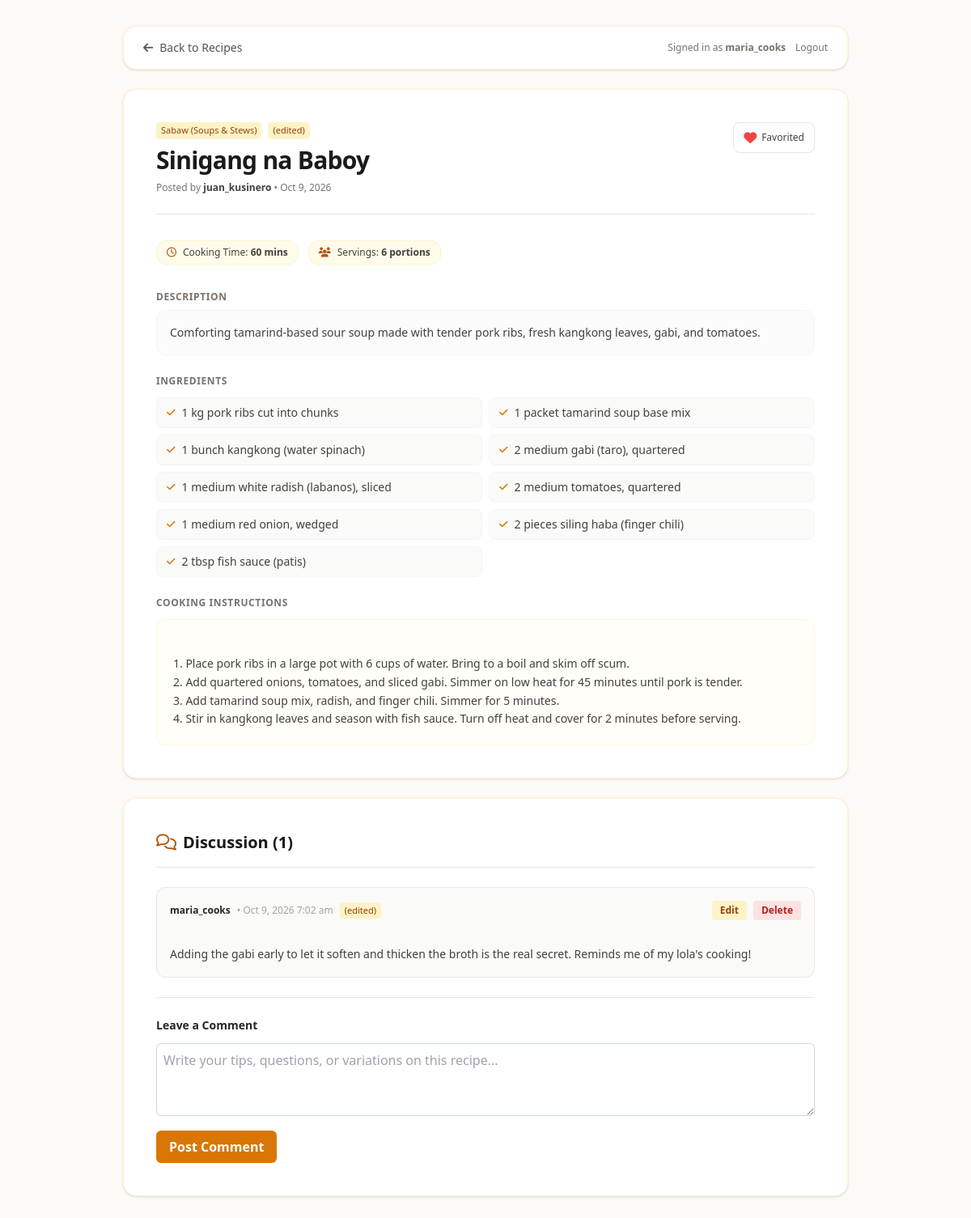
Page /recipes/view.php?id=2 (signed in) on the committed database.
### tables this page shows
CREATE TABLE `recipes` (
  `id` int(11) NOT NULL AUTO_INCREMENT,
  `user_id` int(11) NOT NULL,
  `category_id` int(11) NOT NULL,
  `title` varchar(150) NOT NULL,
  `description` varchar(300) NOT NULL,
  `instructions` text NOT NULL,
  `cooking_time_mins` int(11) DEFAULT 30,
  `servings` int(11) DEFAULT 4,
  `is_edited` tinyint(1) DEFAULT 0,
  `created_at` timestamp NOT NULL DEFAULT current_timestamp(),
  `updated_at` timestamp NOT NULL DEFAULT current_timestamp() ON UPDATE current_timestamp(),
  PRIMARY KEY (`id`),
  KEY `fk_recipes_user` (`user_id`),
  KEY `fk_recipes_category` (`category_id`),
  CONSTRAINT `fk_recipes_category` FOREIGN KEY (`category_id`) REFERENCES `categories` (`id`),
  CONSTRAINT `fk_recipes_user` FOREIGN KEY (`user_id`) REFERENCES `users` (`id`) ON DELETE CASCADE
);

CREATE TABLE `categories` (
  `id` int(11) NOT NULL AUTO_INCREMENT,
  `name` varchar(50) NOT NULL,
  `description` varchar(255) DEFAULT NULL,
  PRIMARY KEY (`id`),
  UNIQUE KEY `name` (`name`)
);

CREATE TABLE `users` (
  `id` int(11) NOT NULL AUTO_INCREMENT,
  `username` varchar(50) NOT NULL,
  `email` varchar(100) NOT NULL,
  `password` varchar(255) NOT NULL,
  `created_at` timestamp NOT NULL DEFAULT current_timestamp(),
  PRIMARY KEY (`id`),
  UNIQUE KEY `username` (`username`),
  UNIQUE KEY `email` (`email`)
);

CREATE TABLE `ingredients` (
  `id` int(11) NOT NULL AUTO_INCREMENT,
  `recipe_id` int(11) NOT NULL,
  `item` varchar(150) NOT NULL,
  PRIMARY KEY (`id`),
  KEY `fk_ingredients_recipe` (`recipe_id`),
  CONSTRAINT `fk_ingredients_recipe` FOREIGN KEY (`recipe_id`) REFERENCES `recipes` (`id`) ON DELETE CASCADE
);

CREATE TABLE `comments` (
  `id` int(11) NOT NULL AUTO_INCREMENT,
  `recipe_id` int(11) NOT NULL,
  `user_id` int(11) NOT NULL,
  `content` text NOT NULL,
  `is_edited` tinyint(1) DEFAULT 0,
  `created_at` timestamp NOT NULL DEFAULT current_timestamp(),
  `updated_at` timestamp NOT NULL DEFAULT current_timestamp() ON UPDATE current_timestamp(),
  PRIMARY KEY (`id`),
  KEY `fk_comments_recipe` (`recipe_id`),
  KEY `fk_comments_user` (`user_id`),
  CONSTRAINT `fk_comments_recipe` FOREIGN KEY (`recipe_id`) REFERENCES `recipes` (`id`) ON DELETE CASCADE,
  CONSTRAINT `fk_comments_user` FOREIGN KEY (`user_id`) REFERENCES `users` (`id`) ON DELETE CASCADE
);

### classes/Recipe.php (called while the page is built, shortened)
<?php
class Recipe {
    private PDO $pdo;
    public function __construct(?PDO $pdo = null) {
        if ($pdo !== null) {
            $this->pdo = $pdo;
        } else {
            require_once __DIR__ . '/../config/db.php';
            $this->pdo = $GLOBALS['pdo'] ?? ($pdo ?? null);
        }
    }
    public function getById(int $id): ?array {
        $sql = "SELECT r.*, u.username, c.name AS category_name
                FROM recipes r
                JOIN users u ON r.user_id = u.id
                JOIN categories c ON r.category_id = c.id
                WHERE r.id = ?";
        $stmt = $this->pdo->prepare($sql);
        $stmt->execute([$id]);
        $recipe = $stmt->fetch();
        return $recipe ?: null;
    }
    public function getIngredients(int $recipeId): array {
        $stmt = $this->pdo->prepare("SELECT * FROM ingredients WHERE recipe_id = ? ORDER BY id ASC");
        $stmt->execute([$recipeId]);
        return $stmt->fetchAll();
    }
}

### classes/Favorite.php (called while the page is built, shortened)
<?php
class Favorite {
    private PDO $pdo;
    public function __construct(?PDO $pdo = null) {
        if ($pdo !== null) {
            $this->pdo = $pdo;
        } else {
            require_once __DIR__ . '/../config/db.php';
            $this->pdo = $GLOBALS['pdo'] ?? ($pdo ?? null);
        }
    }
    public function isFavorited(int $userId, int $recipeId): bool {
        $stmt = $this->pdo->prepare("SELECT id FROM favorites WHERE user_id = ? AND recipe_id = ?");
        $stmt->execute([$userId, $recipeId]);
        return (bool)$stmt->fetch();
    }
}

### classes/Comment.php (called while the page is built, shortened)
<?php
class Comment {
    private PDO $pdo;
    public function __construct(?PDO $pdo = null) {
        if ($pdo !== null) {
            $this->pdo = $pdo;
        } else {
            require_once __DIR__ . '/../config/db.php';
            $this->pdo = $GLOBALS['pdo'] ?? ($pdo ?? null);
        }
    }
    public function getByRecipe(int $recipeId): array {
        $sql = "SELECT c.*, u.username
                FROM comments c
                JOIN users u ON c.user_id = u.id
                WHERE c.recipe_id = ?
                ORDER BY c.created_at ASC";
        $stmt = $this->pdo->prepare($sql);
        $stmt->execute([$recipeId]);
        return $stmt->fetchAll();
    }
}

### recipes/view.php (the view, shortened to what this page needs)
<?php
require_once __DIR__ . '/../classes/Recipe.php';
require_once __DIR__ . '/../classes/Favorite.php';
require_once __DIR__ . '/../classes/Comment.php';
$recipeId = isset($_GET['id']) ? (int)$_GET['id'] : 0;
$recipeModel = new Recipe();
$recipe = $recipeModel->getById($recipeId);
$userId = (int)$_SESSION['user_id'];
$ingredients   = $recipeModel->getIngredients($recipeId);
$favoriteModel = new Favorite();
$isFavorited   = $favoriteModel->isFavorited($userId, $recipeId);
$commentModel  = new Comment();
$comments      = $commentModel->getByRecipe($recipeId);
?>
<!DOCTYPE html>
<html lang="en">
<head>
    <script src="https://cdn.tailwindcss.com"></script>
    <link rel="stylesheet" href="../assets/css/tailwind.min.css">
    <link rel="stylesheet" href="../assets/fontawesome/css/all.min.css">
</head>
<body class="bg-[#fcf9f6] min-h-screen text-stone-800 antialiased p-4 sm:p-8">
    <div class="max-w-4xl mx-auto space-y-6">
        <div class="flex items-center justify-between bg-white px-6 py-4 rounded-2xl shadow-sm border border-amber-100">
            <a href="../index.php" class="inline-flex items-center gap-2 text-sm text-stone-600 hover:text-amber-800 font-medium transition">
                <i class="fa-solid fa-arrow-left"></i>
                <span>Back to Recipes</span>
            </a>
            <div class="flex items-center gap-3">
                <span class="text-xs text-stone-500 hidden sm:inline">Signed in as <strong><?= htmlspecialchars($_SESSION['username'] ?? '') ?></strong></span>
                <a href="../auth/logout.php" class="text-xs text-stone-500 hover:text-red-600">Logout</a>
            </div>
        </div>
        <article class="bg-white p-6 sm:p-10 rounded-2xl shadow-sm border border-amber-100 space-y-6">
            <div class="flex flex-col sm:flex-row sm:items-start justify-between gap-4 pb-6 border-b border-stone-200">
                <div class="space-y-2">
                    <div class="flex flex-wrap items-center gap-2">
                        <span style="background-color: #fef3c7; color: #92400e; font-size: 11px; padding: 2px 6px; border-radius: 4px;">
                            <?= htmlspecialchars($recipe['category_name']) ?>
                        </span>
                        <?php if ((int)$recipe['is_edited'] === 1): ?>
                            <span style="background-color: #fef3c7; color: #92400e; font-size: 11px; padding: 2px 6px; border-radius: 4px;">
                                (edited)
                            </span>
                        <?php endif; ?>
                    </div>
                    <h1 class="text-3xl font-extrabold text-stone-900 tracking-tight">
                        <?= htmlspecialchars($recipe['title']) ?>
                    </h1>
                    <p class="text-xs text-stone-500">
                        Posted by <strong class="text-stone-700"><?= htmlspecialchars($recipe['username']) ?></strong>
                        &bull; <?= htmlspecialchars(date('M j, Y', strtotime($recipe['created_at']))) ?>
                    </p>
                </div>
                <div class="flex items-center gap-2 shrink-0">
                    <button type="button"
                            class="fav-btn flex items-center gap-1.5 px-3 py-1.5 rounded-lg border border-stone-200 hover:bg-stone-50 transition cursor-pointer"
                            data-recipe-id="<?= htmlspecialchars((string)$recipe['id']) ?>"
                            title="Toggle Favorite">
                        <i class="<?= $isFavorited ? 'fa-solid text-red-500' : 'fa-regular text-stone-400' ?> fa-heart text-base"
                           style="color: <?= $isFavorited ? '#ef4444' : '#94a3b8' ?>;"></i>
                        <span class="fav-text text-xs font-medium text-stone-700">
                            <?= $isFavorited ? 'Favorited' : 'Favorite' ?>
                        </span>
                    </button>
                </div>
            </div>
            <div class="flex flex-wrap gap-3 py-2">
                <div class="flex items-center gap-2 px-3 py-1.5 rounded-xl bg-amber-50 border border-amber-100 text-stone-700 text-xs">
                    <i class="fa-regular fa-clock text-amber-700"></i>
                    <span>Cooking Time: <strong><?= htmlspecialchars((string)$recipe['cooking_time_mins']) ?> mins</strong></span>
                </div>
                <div class="flex items-center gap-2 px-3 py-1.5 rounded-xl bg-amber-50 border border-amber-100 text-stone-700 text-xs">
                    <i class="fa-solid fa-users text-amber-700"></i>
                    <span>Servings: <strong><?= htmlspecialchars((string)$recipe['servings']) ?> portions</strong></span>
                </div>
            </div>
            <div>
                <h2 class="text-xs font-bold uppercase tracking-wider text-stone-500 mb-2">Description</h2>
                <p class="text-stone-700 leading-relaxed text-sm bg-stone-50/70 p-4 rounded-xl border border-stone-100">
                    <?= nl2br(htmlspecialchars($recipe['description'])) ?>
                </p>
            </div>
            <div>
                <h2 class="text-xs font-bold uppercase tracking-wider text-stone-500 mb-3">Ingredients</h2>
                <?php if (empty($ingredients)): ?>
                    <p class="text-sm text-stone-400 italic">No ingredients listed.</p>
                <?php else: ?>
                    <ul class="grid grid-cols-1 sm:grid-cols-2 gap-2 text-sm text-stone-700">
                        <?php foreach ($ingredients as $ing): ?>
                            <li class="flex items-center gap-2 bg-stone-50 px-3 py-2 rounded-lg border border-stone-100">
                                <i class="fa-solid fa-check text-xs text-amber-600"></i>
                                <span><?= htmlspecialchars($ing['item']) ?></span>
                            </li>
                        <?php endforeach; ?>
                    </ul>
                <?php endif; ?>
            </div>
            <div>
                <h2 class="text-xs font-bold uppercase tracking-wider text-stone-500 mb-3">Cooking Instructions</h2>
                <div class="prose max-w-none text-stone-700 text-sm leading-relaxed whitespace-pre-line bg-amber-50/30 p-5 rounded-xl border border-amber-100/60 font-sans">
                    <?= htmlspecialchars($recipe['instructions']) ?>
                </div>
            </div>
        </article>
        <section class="bg-white p-6 sm:p-10 rounded-2xl shadow-sm border border-amber-100 space-y-6">
            <div class="flex items-center justify-between pb-4 border-b border-stone-200">
                <h2 class="text-xl font-bold text-stone-900 flex items-center gap-2">
                    <i class="fa-regular fa-comments text-amber-700"></i>
                    <span>Discussion (<?= count($comments) ?>)</span>
                </h2>
            </div>
            <div class="space-y-4">
                <?php if (empty($comments)): ?>
                    <p class="text-sm text-stone-400 italic py-2">No comments yet. Be the first to share your thoughts!</p>
                <?php else: ?>
                    <?php foreach ($comments as $com): ?>
                        <?php $isCommentAuthor = ((int)$com['user_id'] === $userId); ?>
                        <div class="p-4 rounded-xl bg-stone-50 border border-stone-200/80 space-y-2">
                            <div class="flex items-center justify-between text-xs">
                                <div class="flex items-center gap-2">
                                    <strong class="text-stone-800"><?= htmlspecialchars($com['username']) ?></strong>
                                    <span class="text-stone-400">&bull; <?= htmlspecialchars(date('M j, Y g:i a', strtotime($com['created_at']))) ?></span>
                                    <?php if ((int)$com['is_edited'] === 1): ?>
                                        <span style="background-color: #fef3c7; color: #92400e; font-size: 11px; padding: 2px 6px; border-radius: 4px;">
                                            (edited)
                                        </span>
                                    <?php endif; ?>
                                </div>
                                <?php if ($isCommentAuthor): ?>
                                    <div class="flex items-center gap-2">
                                        <button type="button"
                                                onclick="toggleCommentEdit(<?= htmlspecialchars((string)$com['id']) ?>)"
                                                style="background-color: #fef3c7; color: #92400e; padding: 4px 10px; border-radius: 4px; font-weight: 600; text-decoration: none; border: none; cursor: pointer;">
                                            Edit
                                        </button>
                                        <form method="POST" action="../comments/delete.php" class="inline" onsubmit="return confirm('Delete this comment?');">
                                            <button type="submit" style="background-color: #fee2e2; color: #b91c1c; padding: 4px 10px; border-radius: 4px; font-weight: 600; border: none; cursor: pointer;">
                                                Delete
                                            </button>
                                        </form>
                                    </div>
                                <?php endif; ?>
                            </div>
                            <p id="comment-text-<?= htmlspecialchars((string)$com['id']) ?>" class="text-sm text-stone-700 whitespace-pre-line leading-relaxed">
                                <?= htmlspecialchars($com['content']) ?>
                            </p>
                        </div>
                    <?php endforeach; ?>
                <?php endif; ?>
            </div>
            <div class="pt-6 border-t border-stone-200">
                <h3 class="text-sm font-bold text-stone-800 mb-3">Leave a Comment</h3>
                <form method="POST" action="../comments/create.php" class="space-y-3">
                    <div>
                        <textarea name="content" rows="3" required placeholder="Write your tips, questions, or variations on this recipe..." style="border: 1px solid #cbd5e1; background-color: #ffffff; color: #1e293b; padding: 8px; border-radius: 6px; width: 100%;"></textarea>
                    </div>
                    <button type="submit" style="background-color: #d97706; color: #ffffff; padding: 8px 16px; border-radius: 6px; font-weight: bold; text-decoration: none; border: none; cursor: pointer;">
                        Post Comment
                    </button>
                </form>
            </div>
        </section>
    </div>
</body>
</html>

### rows in the picture
recipes: category.name "Sabaw (Soups & Stews)", title "Sinigang na Baboy", user.username "juan_kusinero", created_at "Oct 9, 2026", cooking_time_mins "60", servings "6", description "Comforting tamarind-based sour soup made with tender pork ribs, fresh kangkong leaves, gabi, and tomatoes.", instructions "1. Place pork ribs in a large pot with 6 cups of water. Bring to a boil and skim off scum. 2. Add quartered onions, tomatoes, and sliced gabi. Simmer on low heat for 45 minutes until pork is tender. 3. Add tamarind soup mix, radish, and finger chili. Simmer for 5 minutes. 4. Stir in kangkong leaves and season with fish sauce. Turn off heat and cover for 2 minutes before serving."
ingredients: item "1 kg pork ribs cut into chunks"
ingredients: item "1 packet tamarind soup base mix"
ingredients: item "1 bunch kangkong (water spinach)"
ingredients: item "2 medium gabi (taro), quartered"
ingredients: item "1 medium white radish (labanos), sliced"
ingredients: item "2 medium tomatoes, quartered"
ingredients: item "1 medium red onion, wedged"
ingredients: item "2 pieces siling haba (finger chili)"
ingredients: item "2 tbsp fish sauce (patis)"
comments: user.username "maria_cooks", created_at "Oct 9, 2026 7:02 am", is_edited "(edited)", content "Adding the gabi early to let it soften and thicken the broth is the real secret. Reminds me of my lola's cooking!"

### other values in the picture
$_SESSION['username'] "maria_cooks"
count($comments) "1"
